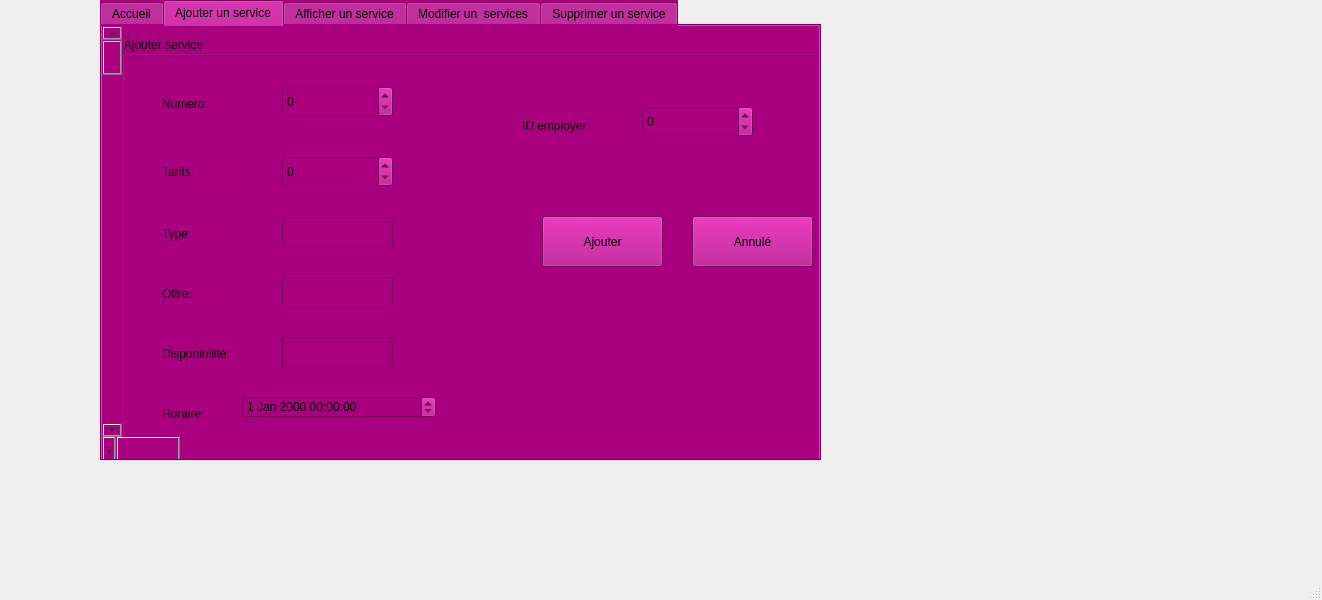
<?xml version="1.0" encoding="UTF-8"?>
<ui version="4.0">
 <class>MainWindow</class>
 <widget class="QMainWindow" name="MainWindow">
  <property name="geometry">
   <rect>
    <x>0</x>
    <y>0</y>
    <width>1322</width>
    <height>600</height>
   </rect>
  </property>
  <property name="windowTitle">
   <string>MainWindow</string>
  </property>
  <widget class="QWidget" name="centralwidget">
   <widget class="QTabWidget" name="tabWidget">
    <property name="geometry">
     <rect>
      <x>100</x>
      <y>0</y>
      <width>721</width>
      <height>461</height>
     </rect>
    </property>
    <property name="styleSheet">
     <string notr="true">background-color: rgb(170, 0, 127);</string>
    </property>
    <property name="currentIndex">
     <number>1</number>
    </property>
    <widget class="QWidget" name="tab_4">
     <attribute name="title">
      <string>Accueil</string>
     </attribute>
     <widget class="QGroupBox" name="groupBox_2">
      <property name="enabled">
       <bool>true</bool>
      </property>
      <property name="geometry">
       <rect>
        <x>10</x>
        <y>20</y>
        <width>711</width>
        <height>391</height>
       </rect>
      </property>
      <property name="mouseTracking">
       <bool>false</bool>
      </property>
      <property name="tabletTracking">
       <bool>false</bool>
      </property>
      <property name="title">
       <string>Gestion des services</string>
      </property>
      <property name="alignment">
       <set>Qt::AlignBottom|Qt::AlignLeading|Qt::AlignLeft</set>
      </property>
      <property name="flat">
       <bool>false</bool>
      </property>
      <property name="checkable">
       <bool>false</bool>
      </property>
      <widget class="QLineEdit" name="lineEdit">
       <property name="geometry">
        <rect>
         <x>50</x>
         <y>50</y>
         <width>113</width>
         <height>22</height>
        </rect>
       </property>
       <property name="text">
        <string>Ajouter</string>
       </property>
      </widget>
      <widget class="QLineEdit" name="lineEdit_2">
       <property name="geometry">
        <rect>
         <x>120</x>
         <y>100</y>
         <width>113</width>
         <height>22</height>
        </rect>
       </property>
       <property name="text">
        <string>Modifier</string>
       </property>
      </widget>
      <widget class="QLineEdit" name="lineEdit_3">
       <property name="geometry">
        <rect>
         <x>50</x>
         <y>160</y>
         <width>113</width>
         <height>22</height>
        </rect>
       </property>
       <property name="text">
        <string>Afficher</string>
       </property>
      </widget>
      <widget class="QLineEdit" name="lineEdit_4">
       <property name="geometry">
        <rect>
         <x>120</x>
         <y>220</y>
         <width>113</width>
         <height>22</height>
        </rect>
       </property>
       <property name="text">
        <string>Supprmer</string>
       </property>
      </widget>
      <widget class="QLineEdit" name="lineEdit_5">
       <property name="geometry">
        <rect>
         <x>460</x>
         <y>60</y>
         <width>113</width>
         <height>22</height>
        </rect>
       </property>
       <property name="text">
        <string>     Rechercher</string>
       </property>
      </widget>
      <widget class="QLineEdit" name="lineEdit_6">
       <property name="geometry">
        <rect>
         <x>520</x>
         <y>130</y>
         <width>161</width>
         <height>22</height>
        </rect>
       </property>
       <property name="text">
        <string>   Acces reseaux sociaux</string>
       </property>
      </widget>
      <widget class="QLineEdit" name="lineEdit_7">
       <property name="geometry">
        <rect>
         <x>460</x>
         <y>190</y>
         <width>113</width>
         <height>22</height>
        </rect>
       </property>
       <property name="text">
        <string>         Trier</string>
       </property>
      </widget>
      <widget class="QLineEdit" name="lineEdit_8">
       <property name="geometry">
        <rect>
         <x>520</x>
         <y>250</y>
         <width>181</width>
         <height>22</height>
        </rect>
       </property>
       <property name="text">
        <string>    Exportation catalogue PDF</string>
       </property>
      </widget>
      <widget class="QLineEdit" name="lineEdit_9">
       <property name="geometry">
        <rect>
         <x>470</x>
         <y>320</y>
         <width>161</width>
         <height>22</height>
        </rect>
       </property>
       <property name="text">
        <string>     Recherche Avancée</string>
       </property>
      </widget>
      <widget class="Line" name="line_4">
       <property name="geometry">
        <rect>
         <x>330</x>
         <y>40</y>
         <width>20</width>
         <height>331</height>
        </rect>
       </property>
       <property name="orientation">
        <enum>Qt::Vertical</enum>
       </property>
      </widget>
     </widget>
     <widget class="QScrollBar" name="horizontalScrollBar">
      <property name="geometry">
       <rect>
        <x>-1</x>
        <y>410</y>
        <width>731</width>
        <height>31</height>
       </rect>
      </property>
      <property name="orientation">
       <enum>Qt::Horizontal</enum>
      </property>
     </widget>
     <widget class="QScrollBar" name="verticalScrollBar">
      <property name="geometry">
       <rect>
        <x>0</x>
        <y>-1</y>
        <width>20</width>
        <height>411</height>
       </rect>
      </property>
      <property name="orientation">
       <enum>Qt::Vertical</enum>
      </property>
     </widget>
    </widget>
    <widget class="QWidget" name="tab">
     <attribute name="title">
      <string>Ajouter un service</string>
     </attribute>
     <widget class="QGroupBox" name="groupBox">
      <property name="geometry">
       <rect>
        <x>20</x>
        <y>10</y>
        <width>721</width>
        <height>401</height>
       </rect>
      </property>
      <property name="toolTip">
       <string>&lt;html&gt;&lt;head/&gt;&lt;body&gt;&lt;p align=&quot;center&quot;&gt;&lt;span style=&quot; color:#aa5500;&quot;&gt;jnkhjkh&lt;/span&gt;&lt;/p&gt;&lt;/body&gt;&lt;/html&gt;</string>
      </property>
      <property name="title">
       <string>Ajouter service</string>
      </property>
      <widget class="QLabel" name="label">
       <property name="geometry">
        <rect>
         <x>40</x>
         <y>60</y>
         <width>56</width>
         <height>16</height>
        </rect>
       </property>
       <property name="text">
        <string>Numero:</string>
       </property>
      </widget>
      <widget class="QLabel" name="label_2">
       <property name="geometry">
        <rect>
         <x>40</x>
         <y>190</y>
         <width>56</width>
         <height>16</height>
        </rect>
       </property>
       <property name="text">
        <string>Type:</string>
       </property>
      </widget>
      <widget class="QLabel" name="label_3">
       <property name="geometry">
        <rect>
         <x>40</x>
         <y>120</y>
         <width>71</width>
         <height>31</height>
        </rect>
       </property>
       <property name="text">
        <string>Tarifs:</string>
       </property>
      </widget>
      <widget class="QLineEdit" name="leType">
       <property name="geometry">
        <rect>
         <x>160</x>
         <y>181</y>
         <width>111</width>
         <height>31</height>
        </rect>
       </property>
       <property name="styleSheet">
        <string notr="true">QlineEdit{
      border: 2px solid rgb(45, 45, 45);
      border-radius:5px;
      padding: 10px;
      background-color: rgb(30, 30, 30);

     color:rgb(100, 100, 100);
}
QLineEdit:hover{
     border: 2px solid rgb(55, 55, 55);
}

QLineEdit:focus
{

border: 2px solid rgb(255, 0, 0);
color: rgb(200, 200, 205);



}</string>
       </property>
      </widget>
      <widget class="QPushButton" name="pbAJOUTER">
       <property name="geometry">
        <rect>
         <x>420</x>
         <y>180</y>
         <width>121</width>
         <height>51</height>
        </rect>
       </property>
       <property name="text">
        <string>Ajouter</string>
       </property>
      </widget>
      <widget class="QLabel" name="label_4">
       <property name="geometry">
        <rect>
         <x>40</x>
         <y>250</y>
         <width>56</width>
         <height>16</height>
        </rect>
       </property>
       <property name="text">
        <string>Offre:</string>
       </property>
      </widget>
      <widget class="QLabel" name="label_5">
       <property name="geometry">
        <rect>
         <x>40</x>
         <y>310</y>
         <width>81</width>
         <height>16</height>
        </rect>
       </property>
       <property name="text">
        <string>Disponibilité:</string>
       </property>
      </widget>
      <widget class="QLineEdit" name="lesOffres">
       <property name="geometry">
        <rect>
         <x>160</x>
         <y>241</y>
         <width>111</width>
         <height>31</height>
        </rect>
       </property>
      </widget>
      <widget class="QLineEdit" name="laDisponibilite">
       <property name="geometry">
        <rect>
         <x>160</x>
         <y>301</y>
         <width>111</width>
         <height>31</height>
        </rect>
       </property>
      </widget>
      <widget class="QLabel" name="label_6">
       <property name="geometry">
        <rect>
         <x>40</x>
         <y>370</y>
         <width>56</width>
         <height>16</height>
        </rect>
       </property>
       <property name="text">
        <string>Horaire:</string>
       </property>
      </widget>
      <widget class="QPushButton" name="pushButton">
       <property name="geometry">
        <rect>
         <x>570</x>
         <y>180</y>
         <width>121</width>
         <height>51</height>
        </rect>
       </property>
       <property name="text">
        <string>Annulé</string>
       </property>
      </widget>
      <widget class="QSpinBox" name="Id">
       <property name="geometry">
        <rect>
         <x>160</x>
         <y>50</y>
         <width>111</width>
         <height>31</height>
        </rect>
       </property>
      </widget>
      <widget class="QDateTimeEdit" name="date">
       <property name="geometry">
        <rect>
         <x>120</x>
         <y>360</y>
         <width>194</width>
         <height>22</height>
        </rect>
       </property>
      </widget>
      <widget class="QSpinBox" name="tarifs">
       <property name="geometry">
        <rect>
         <x>160</x>
         <y>120</y>
         <width>111</width>
         <height>31</height>
        </rect>
       </property>
      </widget>
      <widget class="QLabel" name="label_23">
       <property name="geometry">
        <rect>
         <x>400</x>
         <y>80</y>
         <width>101</width>
         <height>20</height>
        </rect>
       </property>
       <property name="text">
        <string>ID employer</string>
       </property>
      </widget>
      <widget class="QSpinBox" name="Id_employer">
       <property name="geometry">
        <rect>
         <x>520</x>
         <y>70</y>
         <width>111</width>
         <height>31</height>
        </rect>
       </property>
      </widget>
     </widget>
     <widget class="QScrollBar" name="horizontalScrollBar_2">
      <property name="geometry">
       <rect>
        <x>0</x>
        <y>410</y>
        <width>731</width>
        <height>31</height>
       </rect>
      </property>
      <property name="orientation">
       <enum>Qt::Horizontal</enum>
      </property>
     </widget>
     <widget class="QScrollBar" name="verticalScrollBar_2">
      <property name="geometry">
       <rect>
        <x>0</x>
        <y>0</y>
        <width>20</width>
        <height>411</height>
       </rect>
      </property>
      <property name="orientation">
       <enum>Qt::Vertical</enum>
      </property>
     </widget>
    </widget>
    <widget class="QWidget" name="tab_3">
     <attribute name="title">
      <string>Afficher un service</string>
     </attribute>
     <widget class="QGroupBox" name="groupBox_3">
      <property name="geometry">
       <rect>
        <x>20</x>
        <y>10</y>
        <width>701</width>
        <height>421</height>
       </rect>
      </property>
      <property name="minimumSize">
       <size>
        <width>701</width>
        <height>0</height>
       </size>
      </property>
      <property name="title">
       <string>Afficher service</string>
      </property>
      <property name="flat">
       <bool>false</bool>
      </property>
      <widget class="QLabel" name="label_7">
       <property name="geometry">
        <rect>
         <x>90</x>
         <y>50</y>
         <width>56</width>
         <height>16</height>
        </rect>
       </property>
       <property name="text">
        <string>Numero</string>
       </property>
      </widget>
      <widget class="QLabel" name="label_8">
       <property name="geometry">
        <rect>
         <x>90</x>
         <y>100</y>
         <width>56</width>
         <height>16</height>
        </rect>
       </property>
       <property name="text">
        <string>Type</string>
       </property>
      </widget>
      <widget class="QLineEdit" name="lineEdit_11">
       <property name="geometry">
        <rect>
         <x>190</x>
         <y>91</y>
         <width>111</width>
         <height>31</height>
        </rect>
       </property>
      </widget>
      <widget class="QPushButton" name="pushButton_2">
       <property name="geometry">
        <rect>
         <x>450</x>
         <y>67</y>
         <width>111</width>
         <height>41</height>
        </rect>
       </property>
       <property name="text">
        <string>Afficher</string>
       </property>
      </widget>
      <widget class="QSpinBox" name="spinBox_3">
       <property name="geometry">
        <rect>
         <x>190</x>
         <y>40</y>
         <width>111</width>
         <height>31</height>
        </rect>
       </property>
      </widget>
      <widget class="QLabel" name="label_9">
       <property name="geometry">
        <rect>
         <x>40</x>
         <y>160</y>
         <width>71</width>
         <height>21</height>
        </rect>
       </property>
       <property name="text">
        <string>Tarifs</string>
       </property>
      </widget>
      <widget class="QLabel" name="label_11">
       <property name="geometry">
        <rect>
         <x>90</x>
         <y>210</y>
         <width>56</width>
         <height>21</height>
        </rect>
       </property>
       <property name="text">
        <string>Offres</string>
       </property>
      </widget>
      <widget class="QLineEdit" name="lineEdit_12">
       <property name="geometry">
        <rect>
         <x>160</x>
         <y>200</y>
         <width>141</width>
         <height>31</height>
        </rect>
       </property>
      </widget>
      <widget class="QLabel" name="label_12">
       <property name="geometry">
        <rect>
         <x>30</x>
         <y>270</y>
         <width>91</width>
         <height>16</height>
        </rect>
       </property>
       <property name="text">
        <string>Disponibilité</string>
       </property>
      </widget>
      <widget class="QLineEdit" name="lineEdit_13">
       <property name="geometry">
        <rect>
         <x>140</x>
         <y>260</y>
         <width>121</width>
         <height>31</height>
        </rect>
       </property>
      </widget>
      <widget class="QLabel" name="label_13">
       <property name="geometry">
        <rect>
         <x>100</x>
         <y>320</y>
         <width>56</width>
         <height>20</height>
        </rect>
       </property>
       <property name="text">
        <string>Horaire</string>
       </property>
      </widget>
      <widget class="QTimeEdit" name="timeEdit_2">
       <property name="geometry">
        <rect>
         <x>160</x>
         <y>310</y>
         <width>141</width>
         <height>31</height>
        </rect>
       </property>
      </widget>
      <widget class="QPushButton" name="pushButton_3">
       <property name="geometry">
        <rect>
         <x>450</x>
         <y>330</y>
         <width>121</width>
         <height>41</height>
        </rect>
       </property>
       <property name="text">
        <string>Annulé</string>
       </property>
      </widget>
      <widget class="Line" name="line">
       <property name="geometry">
        <rect>
         <x>20</x>
         <y>130</y>
         <width>661</width>
         <height>21</height>
        </rect>
       </property>
       <property name="orientation">
        <enum>Qt::Horizontal</enum>
       </property>
      </widget>
      <widget class="Line" name="line_2">
       <property name="geometry">
        <rect>
         <x>0</x>
         <y>160</y>
         <width>20</width>
         <height>231</height>
        </rect>
       </property>
       <property name="orientation">
        <enum>Qt::Vertical</enum>
       </property>
      </widget>
      <widget class="Line" name="line_3">
       <property name="geometry">
        <rect>
         <x>670</x>
         <y>160</y>
         <width>20</width>
         <height>221</height>
        </rect>
       </property>
       <property name="orientation">
        <enum>Qt::Vertical</enum>
       </property>
      </widget>
      <widget class="QSpinBox" name="spinBox_6">
       <property name="geometry">
        <rect>
         <x>140</x>
         <y>150</y>
         <width>121</width>
         <height>31</height>
        </rect>
       </property>
      </widget>
      <widget class="QLabel" name="label_10">
       <property name="geometry">
        <rect>
         <x>30</x>
         <y>360</y>
         <width>101</width>
         <height>20</height>
        </rect>
       </property>
       <property name="text">
        <string>ID employer</string>
       </property>
      </widget>
      <widget class="QSpinBox" name="spinBox_7">
       <property name="geometry">
        <rect>
         <x>140</x>
         <y>360</y>
         <width>111</width>
         <height>31</height>
        </rect>
       </property>
      </widget>
     </widget>
     <widget class="QScrollBar" name="horizontalScrollBar_3">
      <property name="geometry">
       <rect>
        <x>0</x>
        <y>410</y>
        <width>731</width>
        <height>31</height>
       </rect>
      </property>
      <property name="orientation">
       <enum>Qt::Horizontal</enum>
      </property>
     </widget>
     <widget class="QScrollBar" name="verticalScrollBar_3">
      <property name="geometry">
       <rect>
        <x>0</x>
        <y>0</y>
        <width>20</width>
        <height>411</height>
       </rect>
      </property>
      <property name="orientation">
       <enum>Qt::Vertical</enum>
      </property>
     </widget>
    </widget>
    <widget class="QWidget" name="tab_5">
     <attribute name="title">
      <string>Modifier un  services</string>
     </attribute>
     <widget class="QGroupBox" name="groupBox_4">
      <property name="enabled">
       <bool>true</bool>
      </property>
      <property name="geometry">
       <rect>
        <x>10</x>
        <y>20</y>
        <width>711</width>
        <height>411</height>
       </rect>
      </property>
      <property name="styleSheet">
       <string notr="true">background-color: rgb(170, 0, 127);</string>
      </property>
      <property name="title">
       <string>Modifier service</string>
      </property>
      <property name="flat">
       <bool>false</bool>
      </property>
      <widget class="QLabel" name="label_14">
       <property name="geometry">
        <rect>
         <x>100</x>
         <y>40</y>
         <width>56</width>
         <height>16</height>
        </rect>
       </property>
       <property name="text">
        <string>Numero</string>
       </property>
      </widget>
      <widget class="QSpinBox" name="spinBox_4">
       <property name="geometry">
        <rect>
         <x>250</x>
         <y>30</y>
         <width>111</width>
         <height>31</height>
        </rect>
       </property>
      </widget>
      <widget class="QLabel" name="label_15">
       <property name="geometry">
        <rect>
         <x>100</x>
         <y>100</y>
         <width>56</width>
         <height>16</height>
        </rect>
       </property>
       <property name="text">
        <string>Type</string>
       </property>
      </widget>
      <widget class="QLineEdit" name="lineEdit_14">
       <property name="geometry">
        <rect>
         <x>250</x>
         <y>90</y>
         <width>111</width>
         <height>31</height>
        </rect>
       </property>
      </widget>
      <widget class="QPushButton" name="pushButton_4">
       <property name="geometry">
        <rect>
         <x>470</x>
         <y>60</y>
         <width>111</width>
         <height>41</height>
        </rect>
       </property>
       <property name="text">
        <string>Afficher</string>
       </property>
      </widget>
      <widget class="Line" name="line_5">
       <property name="geometry">
        <rect>
         <x>20</x>
         <y>130</y>
         <width>661</width>
         <height>21</height>
        </rect>
       </property>
       <property name="orientation">
        <enum>Qt::Horizontal</enum>
       </property>
      </widget>
      <widget class="Line" name="line_6">
       <property name="geometry">
        <rect>
         <x>10</x>
         <y>150</y>
         <width>20</width>
         <height>231</height>
        </rect>
       </property>
       <property name="orientation">
        <enum>Qt::Vertical</enum>
       </property>
      </widget>
      <widget class="Line" name="line_7">
       <property name="geometry">
        <rect>
         <x>680</x>
         <y>160</y>
         <width>20</width>
         <height>221</height>
        </rect>
       </property>
       <property name="orientation">
        <enum>Qt::Vertical</enum>
       </property>
      </widget>
      <widget class="QLabel" name="label_16">
       <property name="geometry">
        <rect>
         <x>40</x>
         <y>170</y>
         <width>71</width>
         <height>21</height>
        </rect>
       </property>
       <property name="text">
        <string>Tarifs</string>
       </property>
      </widget>
      <widget class="QLineEdit" name="lineEdit_15">
       <property name="geometry">
        <rect>
         <x>230</x>
         <y>230</y>
         <width>141</width>
         <height>31</height>
        </rect>
       </property>
      </widget>
      <widget class="QLabel" name="label_17">
       <property name="geometry">
        <rect>
         <x>100</x>
         <y>240</y>
         <width>56</width>
         <height>16</height>
        </rect>
       </property>
       <property name="text">
        <string>Offres</string>
       </property>
      </widget>
      <widget class="QLabel" name="label_18">
       <property name="geometry">
        <rect>
         <x>40</x>
         <y>300</y>
         <width>91</width>
         <height>16</height>
        </rect>
       </property>
       <property name="text">
        <string>Disponibilité</string>
       </property>
      </widget>
      <widget class="QLineEdit" name="lineEdit_16">
       <property name="geometry">
        <rect>
         <x>160</x>
         <y>290</y>
         <width>121</width>
         <height>31</height>
        </rect>
       </property>
      </widget>
      <widget class="QLabel" name="label_19">
       <property name="geometry">
        <rect>
         <x>100</x>
         <y>350</y>
         <width>56</width>
         <height>16</height>
        </rect>
       </property>
       <property name="text">
        <string>Horaire</string>
       </property>
      </widget>
      <widget class="QPushButton" name="pushButton_5">
       <property name="geometry">
        <rect>
         <x>540</x>
         <y>320</y>
         <width>121</width>
         <height>41</height>
        </rect>
       </property>
       <property name="text">
        <string>Annulé</string>
       </property>
      </widget>
      <widget class="QPushButton" name="pushButton_6">
       <property name="geometry">
        <rect>
         <x>470</x>
         <y>220</y>
         <width>111</width>
         <height>41</height>
        </rect>
       </property>
       <property name="text">
        <string>Modifier</string>
       </property>
      </widget>
      <widget class="QSpinBox" name="spinBox">
       <property name="geometry">
        <rect>
         <x>160</x>
         <y>170</y>
         <width>121</width>
         <height>31</height>
        </rect>
       </property>
      </widget>
      <widget class="QDateTimeEdit" name="dateTimeEdit">
       <property name="geometry">
        <rect>
         <x>230</x>
         <y>340</y>
         <width>194</width>
         <height>31</height>
        </rect>
       </property>
      </widget>
      <widget class="QLabel" name="label_24">
       <property name="geometry">
        <rect>
         <x>370</x>
         <y>180</y>
         <width>101</width>
         <height>20</height>
        </rect>
       </property>
       <property name="text">
        <string>ID employer</string>
       </property>
      </widget>
      <widget class="QSpinBox" name="spinBox_8">
       <property name="geometry">
        <rect>
         <x>470</x>
         <y>170</y>
         <width>111</width>
         <height>31</height>
        </rect>
       </property>
      </widget>
     </widget>
     <widget class="QScrollBar" name="horizontalScrollBar_4">
      <property name="geometry">
       <rect>
        <x>-1</x>
        <y>410</y>
        <width>731</width>
        <height>31</height>
       </rect>
      </property>
      <property name="orientation">
       <enum>Qt::Horizontal</enum>
      </property>
     </widget>
     <widget class="QScrollBar" name="verticalScrollBar_4">
      <property name="geometry">
       <rect>
        <x>0</x>
        <y>0</y>
        <width>20</width>
        <height>411</height>
       </rect>
      </property>
      <property name="orientation">
       <enum>Qt::Vertical</enum>
      </property>
     </widget>
    </widget>
    <widget class="QWidget" name="tab_2">
     <attribute name="title">
      <string>Supprimer un service</string>
     </attribute>
     <widget class="QFrame" name="frame_5">
      <property name="geometry">
       <rect>
        <x>10</x>
        <y>10</y>
        <width>711</width>
        <height>401</height>
       </rect>
      </property>
      <property name="styleSheet">
       <string notr="true"/>
      </property>
      <widget class="QLabel" name="label_20">
       <property name="geometry">
        <rect>
         <x>110</x>
         <y>70</y>
         <width>56</width>
         <height>16</height>
        </rect>
       </property>
       <property name="text">
        <string>Numero</string>
       </property>
      </widget>
      <widget class="QSpinBox" name="spinBox_5">
       <property name="geometry">
        <rect>
         <x>290</x>
         <y>60</y>
         <width>111</width>
         <height>31</height>
        </rect>
       </property>
      </widget>
      <widget class="QLabel" name="label_21">
       <property name="geometry">
        <rect>
         <x>110</x>
         <y>140</y>
         <width>56</width>
         <height>16</height>
        </rect>
       </property>
       <property name="text">
        <string>Type</string>
       </property>
      </widget>
      <widget class="QLineEdit" name="lineEdit_17">
       <property name="geometry">
        <rect>
         <x>290</x>
         <y>140</y>
         <width>111</width>
         <height>31</height>
        </rect>
       </property>
      </widget>
      <widget class="QLabel" name="label_22">
       <property name="geometry">
        <rect>
         <x>110</x>
         <y>220</y>
         <width>71</width>
         <height>21</height>
        </rect>
       </property>
       <property name="text">
        <string>Tarifs</string>
       </property>
      </widget>
      <widget class="QPushButton" name="pushButton_7">
       <property name="geometry">
        <rect>
         <x>120</x>
         <y>280</y>
         <width>131</width>
         <height>41</height>
        </rect>
       </property>
       <property name="text">
        <string>Supprimer</string>
       </property>
      </widget>
      <widget class="QPushButton" name="pushButton_8">
       <property name="geometry">
        <rect>
         <x>210</x>
         <y>340</y>
         <width>93</width>
         <height>28</height>
        </rect>
       </property>
       <property name="text">
        <string>OUI</string>
       </property>
      </widget>
      <widget class="QPushButton" name="pushButton_9">
       <property name="geometry">
        <rect>
         <x>340</x>
         <y>340</y>
         <width>93</width>
         <height>28</height>
        </rect>
       </property>
       <property name="text">
        <string>NON</string>
       </property>
      </widget>
      <widget class="QPushButton" name="pushButton_10">
       <property name="geometry">
        <rect>
         <x>510</x>
         <y>150</y>
         <width>121</width>
         <height>51</height>
        </rect>
       </property>
       <property name="text">
        <string>Annulé</string>
       </property>
      </widget>
      <widget class="QSpinBox" name="spinBox_2">
       <property name="geometry">
        <rect>
         <x>290</x>
         <y>210</y>
         <width>111</width>
         <height>31</height>
        </rect>
       </property>
      </widget>
     </widget>
     <widget class="QScrollBar" name="horizontalScrollBar_5">
      <property name="geometry">
       <rect>
        <x>0</x>
        <y>410</y>
        <width>741</width>
        <height>31</height>
       </rect>
      </property>
      <property name="orientation">
       <enum>Qt::Horizontal</enum>
      </property>
     </widget>
     <widget class="QScrollBar" name="verticalScrollBar_5">
      <property name="geometry">
       <rect>
        <x>0</x>
        <y>0</y>
        <width>20</width>
        <height>411</height>
       </rect>
      </property>
      <property name="orientation">
       <enum>Qt::Vertical</enum>
      </property>
     </widget>
    </widget>
   </widget>
  </widget>
  <widget class="QMenuBar" name="menubar">
   <property name="geometry">
    <rect>
     <x>0</x>
     <y>0</y>
     <width>1322</width>
     <height>26</height>
    </rect>
   </property>
   <property name="tabletTracking">
    <bool>true</bool>
   </property>
  </widget>
  <widget class="QStatusBar" name="statusbar"/>
 </widget>
 <resources/>
 <connections/>
</ui>
